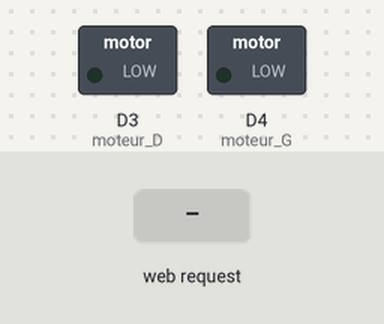
This sketch was run on a simulated Arduino MKR. Shown: switched loads named in the sketch (green lamp = pin HIGH). The inputs (shaded band) are chosen by the test bench. What the sketch prints to the serial monitor is not drawn.

Above: at 11.2 s.
11.3 s: HTTP request GET /f received
At 12.3 s:
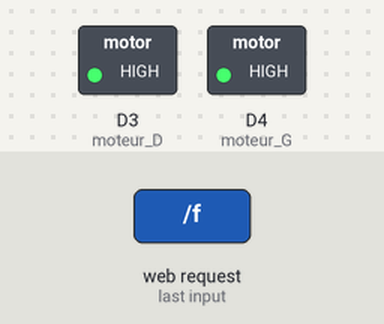
12.8 s: HTTP request GET /r received
At 14.7 s:
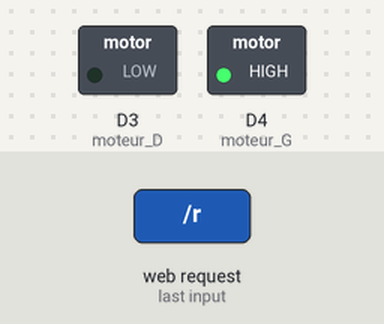
Timing chart, 0 to 16.2 s (numbered marks = the images above; inputs shaded):
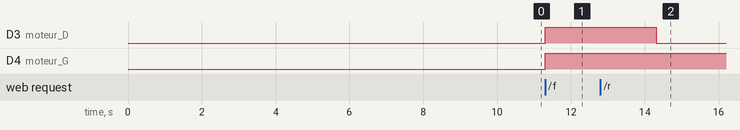

The sketch:

Voiture_t_l_command_e_par_html.ino
```cpp
#include <SPI.h>
#include <WiFiNINA.h>

///////please enter your sensitive data in the Secret tab/arduino_secrets.h
char ssid[] = "Ardui-1";        // your network SSID (name)
char pass[] = "NrPMwZrG6Z27V9wqYF";    // your network password (use for WPA, or use as key for WEP)
int keyIndex = 0;                // your network key Index number (needed only for WEP)

int moteur_G=4;
int moteur_D=3;

int status = WL_IDLE_STATUS;

WiFiServer server(80);

void setup() {

  //Initialize serial and wait for port to open:

  Serial.begin(9600);

  while (!Serial) {

    ; // wait for serial port to connect. Needed for native USB port only

  }

  Serial.println("Access Point Web Server");

  pinMode(moteur_D, OUTPUT);
  pinMode(moteur_G, OUTPUT);
      //décalration des pin moteur

  // check for the WiFi module:

  if (WiFi.status() == WL_NO_MODULE) {

    Serial.println("Communication with WiFi module failed!");

    // don't continue

    while (true);

  }

  String fv = WiFi.firmwareVersion();

  if (fv < WIFI_FIRMWARE_LATEST_VERSION) {

    Serial.println("Please upgrade the firmware");

  }

  // by default the local IP address of will be 192.168.4.1

  // you can override it with the following:

  // WiFi.config(IPAddress(10, 0, 0, 1));

  // print the network name (SSID);

  Serial.print("Creating access point named: ");

  Serial.println(ssid);

  // Create open network. Change this line if you want to create an WEP network:

  status = WiFi.beginAP(ssid, pass);

  if (status != WL_AP_LISTENING) {

    Serial.println("Creating access point failed");

    // don't continue

    while (true);

  }

  // wait 10 seconds for connection:

  delay(10000);

  // start the web server on port 80

  server.begin();

  // you're connected now, so print out the status

  printWiFiStatus();
}

void loop() {

  // compare the previous status to the current status

  if (status != WiFi.status()) {

    // it has changed update the variable

    status = WiFi.status();

    if (status == WL_AP_CONNECTED) {

      // a device has connected to the AP

      Serial.println("Device connected to AP");

    } else {

      // a device has disconnected from the AP, and we are back in listening mode

      Serial.println("Device disconnected from AP");

    }

  }


  WiFiClient client = server.available();   // listen for incoming clients

  if (client) {                             // if you get a client,

    Serial.println("new client");           // print a message out the serial port

    String currentLine = "";                // make a String to hold incoming data from the client

    while (client.connected()) {            // loop while the client's connected

      if (client.available()) {             // if there's bytes to read from the client,

        char c = client.read();             // read a byte, then

        Serial.write(c);                    // print it out the serial monitor

        if (c == '\n') {                    // if the byte is a newline character

          // if the current line is blank, you got two newline characters in a row.

          // that's the end of the client HTTP request, so send a response:

          if (currentLine.length() == 0) {

            // HTTP headers always start with a response code (e.g. HTTP/1.1 200 OK)

            // and a content-type so the client knows what's coming, then a blank line:

            client.println("HTTP/1.1 200 OK");

            client.println("Content-type:text/html");

            client.println();

            // the content of the HTTP response follows the header:
            client.print("<div style='color:red; style=justify-content:center;'><H1> Welcome to kit K2000</H1></div>");

            client.print("<div style='font-size:60px; text-align:center;'>Click <a href=\"/f\">&uarr;</a> to forward <br></div>");

            client.print("Click <a style='font-size:60px; text-align:center' href=\"/L\">&larr;</a> to left");

            client.print("Click <a style='font-size:60px; text-align:center' href=\"/r\">&rarr;</a> to right <br>");

            client.print("Click <a style='font-size:60px; text-align:center' href=\"/b\">&darr;</a> to backward <br>");


            // The HTTP response ends with another blank line:

            client.println();

            // break out of the while loop:

            break;

          }

          else {      // if you got a newline, then clear currentLine:

            currentLine = "";

          }

        }

        else if (c != '\r') {    // if you got anything else but a carriage return character,

          currentLine += c;      // add it to the end of the currentLine

        }

        if (currentLine.endsWith("GET /f")) {
          digitalWrite(moteur_D, HIGH);
          digitalWrite(moteur_G, HIGH);
          delay(3000);             // GET /H turns the LED on
        }

        if (currentLine.endsWith("GET /b")) {
          digitalWrite(moteur_D, LOW);
          digitalWrite(moteur_G, LOW);
          delay(10000);              // GET /L turns the LED off
        }

         if (currentLine.endsWith("GET /r")) {
          digitalWrite(moteur_D, LOW);
          digitalWrite(moteur_G, HIGH);
          delay(7000);              // GET /L turns the LED off
        }

           if (currentLine.endsWith("GET /L")) {
          digitalWrite(moteur_D, HIGH);
          digitalWrite(moteur_G, LOW);
          delay(7000);              // GET /L turns the LED off
        }
      }
    }
    // close the connection:
    client.stop();
    Serial.println("client disconnected");

  }
}

void printWiFiStatus() {

  // print the SSID of the network you're attached to:
  Serial.print("SSID: ");
  Serial.println(WiFi.SSID());
  // print your WiFi shield's IP address:
  IPAddress ip = WiFi.localIP();
  Serial.print("IP Address: ");
  Serial.println(ip);
  // print where to go in a browser:
  Serial.print("To see this page in action, open a browser to http://");
  Serial.println(ip);

}
```

Measured:
- after the input at 11.3 s, D3 (moteur_D), D4 (moteur_G): LOW → HIGH at once
- after the input at 12.8 s, D3 (moteur_D): HIGH → LOW after 1.5 s
